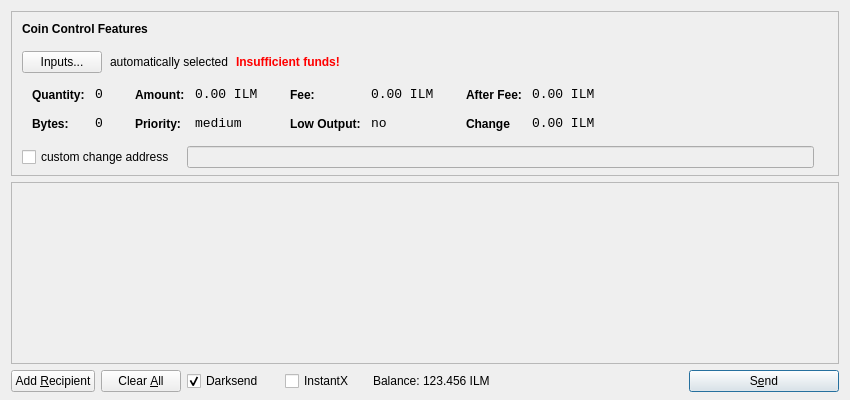
<?xml version="1.0" encoding="UTF-8"?>
<ui version="4.0">
 <class>SendCoinsDialog</class>
 <widget class="QDialog" name="SendCoinsDialog">
  <property name="geometry">
   <rect>
    <x>0</x>
    <y>0</y>
    <width>850</width>
    <height>400</height>
   </rect>
  </property>
  <property name="windowTitle">
   <string>Send Coins</string>
  </property>
  <layout class="QVBoxLayout" name="verticalLayout" stretch="0,1,0">
   <property name="bottomMargin">
    <number>8</number>
   </property>
   <item>
    <widget class="QFrame" name="frameCoinControl">
     <property name="sizePolicy">
      <sizepolicy hsizetype="Expanding" vsizetype="Expanding">
       <horstretch>0</horstretch>
       <verstretch>0</verstretch>
      </sizepolicy>
     </property>
     <property name="maximumSize">
      <size>
       <width>16777215</width>
       <height>16777215</height>
      </size>
     </property>
     <property name="frameShape">
      <enum>QFrame::StyledPanel</enum>
     </property>
     <property name="frameShadow">
      <enum>QFrame::Sunken</enum>
     </property>
     <layout class="QVBoxLayout" name="verticalLayoutCoinControl2">
      <property name="spacing">
       <number>-1</number>
      </property>
      <property name="leftMargin">
       <number>0</number>
      </property>
      <property name="topMargin">
       <number>0</number>
      </property>
      <property name="rightMargin">
       <number>0</number>
      </property>
      <property name="bottomMargin">
       <number>6</number>
      </property>
      <item>
       <layout class="QVBoxLayout" name="verticalLayoutCoinControl" stretch="0,0,0,0,1">
        <property name="spacing">
         <number>0</number>
        </property>
        <property name="leftMargin">
         <number>10</number>
        </property>
        <property name="topMargin">
         <number>10</number>
        </property>
        <item>
         <layout class="QHBoxLayout" name="horizontalLayoutCoinControl1">
          <property name="bottomMargin">
           <number>15</number>
          </property>
          <item>
           <widget class="QLabel" name="labelCoinControlFeatures">
            <property name="sizePolicy">
             <sizepolicy hsizetype="Preferred" vsizetype="Maximum">
              <horstretch>0</horstretch>
              <verstretch>0</verstretch>
             </sizepolicy>
            </property>
            <property name="font">
             <font>
              <weight>75</weight>
              <bold>true</bold>
             </font>
            </property>
            <property name="styleSheet">
             <string notr="true">font-weight:bold;</string>
            </property>
            <property name="text">
             <string>Coin Control Features</string>
            </property>
           </widget>
          </item>
         </layout>
        </item>
        <item>
         <layout class="QHBoxLayout" name="horizontalLayoutCoinControl2" stretch="0,0,0,0">
          <property name="spacing">
           <number>8</number>
          </property>
          <property name="bottomMargin">
           <number>10</number>
          </property>
          <item>
           <widget class="QPushButton" name="pushButtonCoinControl">
            <property name="styleSheet">
             <string notr="true"/>
            </property>
            <property name="text">
             <string>Inputs...</string>
            </property>
           </widget>
          </item>
          <item>
           <widget class="QLabel" name="labelCoinControlAutomaticallySelected">
            <property name="text">
             <string>automatically selected</string>
            </property>
            <property name="margin">
             <number>5</number>
            </property>
           </widget>
          </item>
          <item>
           <widget class="QLabel" name="labelCoinControlInsuffFunds">
            <property name="font">
             <font>
              <weight>75</weight>
              <bold>true</bold>
             </font>
            </property>
            <property name="styleSheet">
             <string notr="true">color:red;font-weight:bold;</string>
            </property>
            <property name="text">
             <string>Insufficient funds!</string>
            </property>
            <property name="margin">
             <number>5</number>
            </property>
           </widget>
          </item>
          <item>
           <spacer name="horizontalSpacerCoinControl">
            <property name="orientation">
             <enum>Qt::Horizontal</enum>
            </property>
            <property name="sizeHint" stdset="0">
             <size>
              <width>40</width>
              <height>1</height>
             </size>
            </property>
           </spacer>
          </item>
         </layout>
        </item>
        <item>
         <widget class="QWidget" name="widgetCoinControl" native="true">
          <property name="sizePolicy">
           <sizepolicy hsizetype="Preferred" vsizetype="Preferred">
            <horstretch>0</horstretch>
            <verstretch>0</verstretch>
           </sizepolicy>
          </property>
          <property name="minimumSize">
           <size>
            <width>0</width>
            <height>0</height>
           </size>
          </property>
          <property name="styleSheet">
           <string notr="true"/>
          </property>
          <layout class="QHBoxLayout" name="horizontalLayoutCoinControl5">
           <property name="margin">
            <number>0</number>
           </property>
           <item>
            <layout class="QHBoxLayout" name="horizontalLayoutCoinControl3" stretch="0,0,0,1">
             <property name="spacing">
              <number>20</number>
             </property>
             <property name="topMargin">
              <number>0</number>
             </property>
             <property name="bottomMargin">
              <number>10</number>
             </property>
             <item>
              <layout class="QFormLayout" name="formLayoutCoinControl1">
               <property name="horizontalSpacing">
                <number>10</number>
               </property>
               <property name="verticalSpacing">
                <number>14</number>
               </property>
               <property name="leftMargin">
                <number>10</number>
               </property>
               <property name="topMargin">
                <number>4</number>
               </property>
               <property name="rightMargin">
                <number>6</number>
               </property>
               <item row="0" column="0">
                <widget class="QLabel" name="labelCoinControlQuantityText">
                 <property name="styleSheet">
                  <string notr="true">font-weight:bold;</string>
                 </property>
                 <property name="text">
                  <string>Quantity:</string>
                 </property>
                 <property name="margin">
                  <number>0</number>
                 </property>
                </widget>
               </item>
               <item row="0" column="1">
                <widget class="QLabel" name="labelCoinControlQuantity">
                 <property name="font">
                  <font>
                   <family>Monospace</family>
                   <pointsize>10</pointsize>
                  </font>
                 </property>
                 <property name="cursor">
                  <cursorShape>IBeamCursor</cursorShape>
                 </property>
                 <property name="contextMenuPolicy">
                  <enum>Qt::ActionsContextMenu</enum>
                 </property>
                 <property name="text">
                  <string>0</string>
                 </property>
                 <property name="margin">
                  <number>0</number>
                 </property>
                 <property name="textInteractionFlags">
                  <set>Qt::LinksAccessibleByMouse|Qt::TextSelectableByKeyboard|Qt::TextSelectableByMouse</set>
                 </property>
                </widget>
               </item>
               <item row="1" column="0">
                <widget class="QLabel" name="labelCoinControlBytesText">
                 <property name="styleSheet">
                  <string notr="true">font-weight:bold;</string>
                 </property>
                 <property name="text">
                  <string>Bytes:</string>
                 </property>
                </widget>
               </item>
               <item row="1" column="1">
                <widget class="QLabel" name="labelCoinControlBytes">
                 <property name="font">
                  <font>
                   <family>Monospace</family>
                   <pointsize>10</pointsize>
                  </font>
                 </property>
                 <property name="cursor">
                  <cursorShape>IBeamCursor</cursorShape>
                 </property>
                 <property name="contextMenuPolicy">
                  <enum>Qt::ActionsContextMenu</enum>
                 </property>
                 <property name="text">
                  <string>0</string>
                 </property>
                 <property name="textInteractionFlags">
                  <set>Qt::LinksAccessibleByMouse|Qt::TextSelectableByKeyboard|Qt::TextSelectableByMouse</set>
                 </property>
                </widget>
               </item>
              </layout>
             </item>
             <item>
              <layout class="QFormLayout" name="formLayoutCoinControl2">
               <property name="horizontalSpacing">
                <number>10</number>
               </property>
               <property name="verticalSpacing">
                <number>14</number>
               </property>
               <property name="leftMargin">
                <number>6</number>
               </property>
               <property name="topMargin">
                <number>4</number>
               </property>
               <property name="rightMargin">
                <number>6</number>
               </property>
               <item row="0" column="0">
                <widget class="QLabel" name="labelCoinControlAmountText">
                 <property name="styleSheet">
                  <string notr="true">font-weight:bold;</string>
                 </property>
                 <property name="text">
                  <string>Amount:</string>
                 </property>
                 <property name="margin">
                  <number>0</number>
                 </property>
                </widget>
               </item>
               <item row="0" column="1">
                <widget class="QLabel" name="labelCoinControlAmount">
                 <property name="font">
                  <font>
                   <family>Monospace</family>
                   <pointsize>10</pointsize>
                  </font>
                 </property>
                 <property name="cursor">
                  <cursorShape>IBeamCursor</cursorShape>
                 </property>
                 <property name="contextMenuPolicy">
                  <enum>Qt::ActionsContextMenu</enum>
                 </property>
                 <property name="text">
                  <string>0.00 ILM</string>
                 </property>
                 <property name="textInteractionFlags">
                  <set>Qt::LinksAccessibleByMouse|Qt::TextSelectableByKeyboard|Qt::TextSelectableByMouse</set>
                 </property>
                </widget>
               </item>
               <item row="1" column="0">
                <widget class="QLabel" name="labelCoinControlPriorityText">
                 <property name="styleSheet">
                  <string notr="true">font-weight:bold;</string>
                 </property>
                 <property name="text">
                  <string>Priority:</string>
                 </property>
                </widget>
               </item>
               <item row="1" column="1">
                <widget class="QLabel" name="labelCoinControlPriority">
                 <property name="font">
                  <font>
                   <family>Monospace</family>
                   <pointsize>10</pointsize>
                  </font>
                 </property>
                 <property name="cursor">
                  <cursorShape>IBeamCursor</cursorShape>
                 </property>
                 <property name="contextMenuPolicy">
                  <enum>Qt::ActionsContextMenu</enum>
                 </property>
                 <property name="text">
                  <string>medium</string>
                 </property>
                 <property name="textInteractionFlags">
                  <set>Qt::LinksAccessibleByMouse|Qt::TextSelectableByKeyboard|Qt::TextSelectableByMouse</set>
                 </property>
                </widget>
               </item>
              </layout>
             </item>
             <item>
              <layout class="QFormLayout" name="formLayoutCoinControl3">
               <property name="horizontalSpacing">
                <number>10</number>
               </property>
               <property name="verticalSpacing">
                <number>14</number>
               </property>
               <property name="leftMargin">
                <number>6</number>
               </property>
               <property name="topMargin">
                <number>4</number>
               </property>
               <property name="rightMargin">
                <number>6</number>
               </property>
               <item row="0" column="0">
                <widget class="QLabel" name="labelCoinControlFeeText">
                 <property name="styleSheet">
                  <string notr="true">font-weight:bold;</string>
                 </property>
                 <property name="text">
                  <string>Fee:</string>
                 </property>
                 <property name="margin">
                  <number>0</number>
                 </property>
                </widget>
               </item>
               <item row="0" column="1">
                <widget class="QLabel" name="labelCoinControlFee">
                 <property name="font">
                  <font>
                   <family>Monospace</family>
                   <pointsize>10</pointsize>
                  </font>
                 </property>
                 <property name="cursor">
                  <cursorShape>IBeamCursor</cursorShape>
                 </property>
                 <property name="contextMenuPolicy">
                  <enum>Qt::ActionsContextMenu</enum>
                 </property>
                 <property name="text">
                  <string>0.00 ILM</string>
                 </property>
                 <property name="textInteractionFlags">
                  <set>Qt::LinksAccessibleByMouse|Qt::TextSelectableByKeyboard|Qt::TextSelectableByMouse</set>
                 </property>
                </widget>
               </item>
               <item row="1" column="0">
                <widget class="QLabel" name="labelCoinControlLowOutputText">
                 <property name="styleSheet">
                  <string notr="true">font-weight:bold;</string>
                 </property>
                 <property name="text">
                  <string>Low Output:</string>
                 </property>
                </widget>
               </item>
               <item row="1" column="1">
                <widget class="QLabel" name="labelCoinControlLowOutput">
                 <property name="font">
                  <font>
                   <family>Monospace</family>
                   <pointsize>10</pointsize>
                  </font>
                 </property>
                 <property name="cursor">
                  <cursorShape>IBeamCursor</cursorShape>
                 </property>
                 <property name="contextMenuPolicy">
                  <enum>Qt::ActionsContextMenu</enum>
                 </property>
                 <property name="text">
                  <string>no</string>
                 </property>
                 <property name="textInteractionFlags">
                  <set>Qt::LinksAccessibleByMouse|Qt::TextSelectableByKeyboard|Qt::TextSelectableByMouse</set>
                 </property>
                </widget>
               </item>
              </layout>
             </item>
             <item>
              <layout class="QFormLayout" name="formLayoutCoinControl4">
               <property name="horizontalSpacing">
                <number>10</number>
               </property>
               <property name="verticalSpacing">
                <number>14</number>
               </property>
               <property name="leftMargin">
                <number>6</number>
               </property>
               <property name="topMargin">
                <number>4</number>
               </property>
               <property name="rightMargin">
                <number>6</number>
               </property>
               <item row="0" column="0">
                <widget class="QLabel" name="labelCoinControlAfterFeeText">
                 <property name="styleSheet">
                  <string notr="true">font-weight:bold;</string>
                 </property>
                 <property name="text">
                  <string>After Fee:</string>
                 </property>
                 <property name="margin">
                  <number>0</number>
                 </property>
                </widget>
               </item>
               <item row="0" column="1">
                <widget class="QLabel" name="labelCoinControlAfterFee">
                 <property name="font">
                  <font>
                   <family>Monospace</family>
                   <pointsize>10</pointsize>
                  </font>
                 </property>
                 <property name="cursor">
                  <cursorShape>IBeamCursor</cursorShape>
                 </property>
                 <property name="contextMenuPolicy">
                  <enum>Qt::ActionsContextMenu</enum>
                 </property>
                 <property name="text">
                  <string>0.00 ILM</string>
                 </property>
                 <property name="textInteractionFlags">
                  <set>Qt::LinksAccessibleByMouse|Qt::TextSelectableByKeyboard|Qt::TextSelectableByMouse</set>
                 </property>
                </widget>
               </item>
               <item row="1" column="0">
                <widget class="QLabel" name="labelCoinControlChangeText">
                 <property name="styleSheet">
                  <string notr="true">font-weight:bold;</string>
                 </property>
                 <property name="text">
                  <string>Change</string>
                 </property>
                </widget>
               </item>
               <item row="1" column="1">
                <widget class="QLabel" name="labelCoinControlChange">
                 <property name="font">
                  <font>
                   <family>Monospace</family>
                   <pointsize>10</pointsize>
                  </font>
                 </property>
                 <property name="cursor">
                  <cursorShape>IBeamCursor</cursorShape>
                 </property>
                 <property name="contextMenuPolicy">
                  <enum>Qt::ActionsContextMenu</enum>
                 </property>
                 <property name="text">
                  <string>0.00 ILM</string>
                 </property>
                 <property name="textInteractionFlags">
                  <set>Qt::LinksAccessibleByMouse|Qt::TextSelectableByKeyboard|Qt::TextSelectableByMouse</set>
                 </property>
                </widget>
               </item>
              </layout>
             </item>
            </layout>
           </item>
          </layout>
         </widget>
        </item>
        <item>
         <layout class="QHBoxLayout" name="horizontalLayoutCoinControl4" stretch="0,0,0">
          <property name="spacing">
           <number>12</number>
          </property>
          <property name="sizeConstraint">
           <enum>QLayout::SetDefaultConstraint</enum>
          </property>
          <property name="topMargin">
           <number>5</number>
          </property>
          <property name="rightMargin">
           <number>5</number>
          </property>
          <item>
           <widget class="QCheckBox" name="checkBoxCoinControlChange">
            <property name="text">
             <string>custom change address</string>
            </property>
           </widget>
          </item>
          <item>
           <widget class="QLineEdit" name="lineEditCoinControlChange">
            <property name="enabled">
             <bool>false</bool>
            </property>
            <property name="sizePolicy">
             <sizepolicy hsizetype="Expanding" vsizetype="Fixed">
              <horstretch>0</horstretch>
              <verstretch>0</verstretch>
             </sizepolicy>
            </property>
           </widget>
          </item>
          <item>
           <widget class="QLabel" name="labelCoinControlChangeLabel">
            <property name="sizePolicy">
             <sizepolicy hsizetype="Preferred" vsizetype="Expanding">
              <horstretch>0</horstretch>
              <verstretch>0</verstretch>
             </sizepolicy>
            </property>
            <property name="minimumSize">
             <size>
              <width>0</width>
              <height>0</height>
             </size>
            </property>
            <property name="text">
             <string/>
            </property>
            <property name="margin">
             <number>3</number>
            </property>
           </widget>
          </item>
         </layout>
        </item>
        <item>
         <spacer name="verticalSpacerCoinControl">
          <property name="orientation">
           <enum>Qt::Vertical</enum>
          </property>
          <property name="sizeHint" stdset="0">
           <size>
            <width>800</width>
            <height>1</height>
           </size>
          </property>
         </spacer>
        </item>
       </layout>
      </item>
     </layout>
    </widget>
   </item>
   <item>
    <widget class="QScrollArea" name="scrollArea">
     <property name="widgetResizable">
      <bool>true</bool>
     </property>
     <widget class="QWidget" name="scrollAreaWidgetContents">
      <property name="geometry">
       <rect>
        <x>0</x>
        <y>0</y>
        <width>830</width>
        <height>165</height>
       </rect>
      </property>
      <layout class="QVBoxLayout" name="verticalLayout_2">
       <property name="margin">
        <number>0</number>
       </property>
       <item>
        <layout class="QVBoxLayout" name="entries">
         <property name="spacing">
          <number>6</number>
         </property>
        </layout>
       </item>
       <item>
        <spacer name="verticalSpacer">
         <property name="orientation">
          <enum>Qt::Vertical</enum>
         </property>
         <property name="sizeHint" stdset="0">
          <size>
           <width>20</width>
           <height>40</height>
          </size>
         </property>
        </spacer>
       </item>
      </layout>
     </widget>
    </widget>
   </item>
   <item>
    <layout class="QHBoxLayout" name="horizontalLayout">
     <item>
      <widget class="QPushButton" name="addButton">
       <property name="toolTip">
        <string>Send to multiple recipients at once</string>
       </property>
       <property name="text">
        <string>Add &amp;Recipient</string>
       </property>
       <property name="autoDefault">
        <bool>false</bool>
       </property>
      </widget>
     </item>
     <item>
      <widget class="QPushButton" name="clearButton">
       <property name="sizePolicy">
        <sizepolicy hsizetype="Minimum" vsizetype="Fixed">
         <horstretch>0</horstretch>
         <verstretch>0</verstretch>
        </sizepolicy>
       </property>
       <property name="toolTip">
        <string>Remove all transaction fields</string>
       </property>
       <property name="text">
        <string>Clear &amp;All</string>
       </property>
       <property name="autoRepeatDelay">
        <number>300</number>
       </property>
       <property name="autoDefault">
        <bool>false</bool>
       </property>
      </widget>
     </item>
     <item>
      <layout class="QHBoxLayout" name="horizontalLayout_2">
       <property name="spacing">
        <number>3</number>
       </property>
        <item>
        <widget class="QCheckBox" name="checkUseDarksend">
         <property name="minimumSize">
          <size>
           <width>95</width>
           <height>0</height>
          </size>
         </property>
         <property name="text">
          <string>Darksend</string>
         </property>
         <property name="checked">
          <bool>true</bool>
         </property>
        </widget>
       </item>
       <item>
        <widget class="QCheckBox" name="checkInstantX">
         <property name="enabled">
          <bool>true</bool>
         </property>
         <property name="minimumSize">
          <size>
           <width>85</width>
           <height>0</height>
          </size>
         </property>
         <property name="text">
          <string>InstantX</string>
         </property>
        </widget>
       </item>
       <item>
        <widget class="QLabel" name="label">
         <property name="sizePolicy">
          <sizepolicy hsizetype="Preferred" vsizetype="Fixed">
           <horstretch>0</horstretch>
           <verstretch>0</verstretch>
          </sizepolicy>
         </property>
         <property name="text">
          <string>Balance:</string>
         </property>
        </widget>
       </item>
       <item>
        <widget class="QLabel" name="labelBalance">
         <property name="sizePolicy">
          <sizepolicy hsizetype="Preferred" vsizetype="Fixed">
           <horstretch>0</horstretch>
           <verstretch>0</verstretch>
          </sizepolicy>
         </property>
         <property name="cursor">
          <cursorShape>IBeamCursor</cursorShape>
         </property>
         <property name="text">
          <string>123.456 ILM</string>
         </property>
         <property name="textInteractionFlags">
          <set>Qt::LinksAccessibleByMouse|Qt::TextSelectableByKeyboard|Qt::TextSelectableByMouse</set>
         </property>
        </widget>
       </item>
      </layout>
     </item>
     <item>
      <spacer name="horizontalSpacer">
       <property name="orientation">
        <enum>Qt::Horizontal</enum>
       </property>
       <property name="sizeHint" stdset="0">
        <size>
         <width>40</width>
         <height>20</height>
        </size>
       </property>
      </spacer>
     </item>
     <item>
      <widget class="QPushButton" name="sendButton">
       <property name="minimumSize">
        <size>
         <width>150</width>
         <height>0</height>
        </size>
       </property>
       <property name="toolTip">
        <string>Confirm the send action</string>
       </property>
       <property name="text">
        <string>S&amp;end</string>
       </property>
       <property name="icon">
        <iconset resource="../bitcoin.qrc">
         <normaloff>:/icons/send</normaloff>:/icons/send</iconset>
       </property>
       <property name="default">
        <bool>true</bool>
       </property>
      </widget>
     </item>
    </layout>
   </item>
  </layout>
 </widget>
 <resources>
  <include location="../bitcoin.qrc"/>
 </resources>
 <connections/>
</ui>
